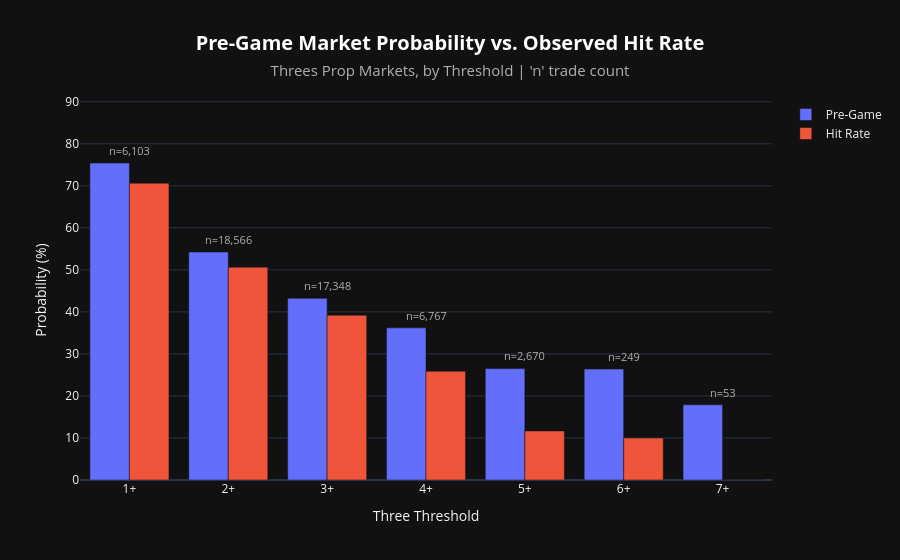

Notebook code cell kept with this figure:
### Code cell
# Aggregate probabilities

results = []

for threes, freq in sorted(three_frequencies.items()):
    df = threes_df[threes_df['n_threes'] == threes].copy()

    pregame_prob, hit_rate, n = agg_probabilities(df, TRADES, DOLLAR_VOLUME)

    if n is None:
        continue

    players = player_hit_rates(df, 10, TRADES, DOLLAR_VOLUME) # Small number of observed markets

    results.append({
        'threes'       : f"{threes}+",
        'pregame_prob' : pregame_prob * 100,
        'hit_rate'     : hit_rate * 100,
        'n'            : n,
        'players'      : players
    })

results_df = pd.DataFrame(results)

fig = go.Figure()

fig.add_trace(go.Bar(
    x=results_df['threes'],
    y=results_df['pregame_prob'],
    name='Pre-Game',
    customdata=results_df['n'],
    hovertemplate='Pre-Game Prob: %{y:.2f}%<br>Markets: %{customdata}<extra></extra>'
))

fig.add_trace(go.Bar(
    x=results_df['threes'],
    y=results_df['hit_rate'],
    name='Hit Rate',
    customdata=results_df['n'],
    hovertemplate='Hit Rate: %{y:.2f}%<br>Markets: %{customdata}<extra></extra>'
))

max_height = results_df[['pregame_prob', 'hit_rate']].max(axis=1)

for x, n, height in zip(results_df['threes'], results_df['n'], max_height):
    fig.add_annotation(
        x=x,
        y=height + 3,
        text=f"n={n:,.0f}",
        showarrow=False,
        font={'size': 11, 'color': '#b0b0b0'}
    )

fig.update_layout(
    template='plotly_dark',
    barmode='group',
    title={
        'text': (
            "<b>Pre-Game Market Probability vs. Observed Hit Rate</b><br>"
            "<span style='font-size: 15px; color: #b0b0b0;'>Threes Prop Markets, by Threshold | 'n' trade count</span>"
        ),
        'font': {'size': 20, 'color': '#ffffff'},
        'x': 0.5,
        'xanchor': 'center'
    },
    xaxis_title='Three Threshold',
    yaxis_title='Probability (%)',
    yaxis_range=[0, max_height.max() + 15],
    paper_bgcolor='#111111',
    plot_bgcolor='#111111',
    legend_title_text=''
)

fig.show()

### Figure 1 — Plotly figure (JSON) as saved in the notebook; plotly's stock layout.template omitted (floating-point values rounded to 4 significant figures)
{"data": [{"customdata": [6103, 18566, 17348, 6767, 2670, 249, 53], "hovertemplate": "Pre-Game Prob: %{y:.2f}%<br>Markets: %{customdata}<extra></extra>", "name": "Pre-Game", "type": "bar", "x": ["1+", "2+", "3+", "4+", "5+", "6+", "7+"], "y": [75.42, 54.25, 43.22, 36.2, 26.51, 26.39, 17.91]}, {"customdata": [6103, 18566, 17348, 6767, 2670, 249, 53], "hovertemplate": "Hit Rate: %{y:.2f}%<br>Markets: %{customdata}<extra></extra>", "name": "Hit Rate", "type": "bar", "x": ["1+", "2+", "3+", "4+", "5+", "6+", "7+"], "y": [70.63, 50.65, 39.22, 25.88, 11.68, 10.0, 0.0]}], "layout": {"annotations": [{"font": {"color": "#b0b0b0", "size": 11}, "showarrow": false, "text": "n=6,103", "x": "1+", "y": 78.42}, {"font": {"color": "#b0b0b0", "size": 11}, "showarrow": false, "text": "n=18,566", "x": "2+", "y": 57.25}, {"font": {"color": "#b0b0b0", "size": 11}, "showarrow": false, "text": "n=17,348", "x": "3+", "y": 46.22}, {"font": {"color": "#b0b0b0", "size": 11}, "showarrow": false, "text": "n=6,767", "x": "4+", "y": 39.2}, {"font": {"color": "#b0b0b0", "size": 11}, "showarrow": false, "text": "n=2,670", "x": "5+", "y": 29.51}, {"font": {"color": "#b0b0b0", "size": 11}, "showarrow": false, "text": "n=249", "x": "6+", "y": 29.39}, {"font": {"color": "#b0b0b0", "size": 11}, "showarrow": false, "text": "n=53", "x": "7+", "y": 20.91}], "barmode": "group", "legend": {"title": {"text": ""}}, "paper_bgcolor": "#111111", "plot_bgcolor": "#111111", "title": {"font": {"color": "#ffffff", "size": 20}, "text": "<b>Pre-Game Market Probability vs. Observed Hit Rate</b><br><span style='font-size: 15px; color: #b0b0b0;'>Threes Prop Markets, by Threshold | 'n' trade count</span>", "x": 0.5, "xanchor": "center"}, "xaxis": {"title": {"text": "Three Threshold"}}, "yaxis": {"range": [0, 90.42], "title": {"text": "Probability (%)"}}}}
